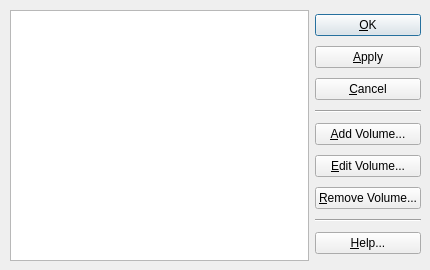
<ui version="4.0" >
 <class>VolumeList</class>
 <widget class="QWidget" name="VolumeList" >
  <property name="geometry" >
   <rect>
    <x>0</x>
    <y>0</y>
    <width>430</width>
    <height>270</height>
   </rect>
  </property>
  <property name="windowTitle" >
   <string>Volumes</string>
  </property>
  <widget class="QWidget" name="horizontalLayout" >
   <property name="geometry" >
    <rect>
     <x>10</x>
     <y>10</y>
     <width>411</width>
     <height>251</height>
    </rect>
   </property>
   <layout class="QHBoxLayout" >
    <property name="margin" >
     <number>0</number>
    </property>
    <property name="spacing" >
     <number>6</number>
    </property>
    <item>
     <widget class="QListWidget" name="mVolumeList" />
    </item>
    <item>
     <layout class="QVBoxLayout" >
      <property name="margin" >
       <number>0</number>
      </property>
      <property name="spacing" >
       <number>6</number>
      </property>
      <item>
       <widget class="QPushButton" name="mOKButton" >
        <property name="text" >
         <string>&amp;OK</string>
        </property>
        <property name="default" >
         <bool>true</bool>
        </property>
       </widget>
      </item>
      <item>
       <widget class="QPushButton" name="mApplyButton" >
        <property name="text" >
         <string>&amp;Apply</string>
        </property>
       </widget>
      </item>
      <item>
       <widget class="QPushButton" name="mCancelButton" >
        <property name="text" >
         <string>&amp;Cancel</string>
        </property>
       </widget>
      </item>
      <item>
       <widget class="Line" name="line" >
        <property name="orientation" >
         <enum>Qt::Horizontal</enum>
        </property>
       </widget>
      </item>
      <item>
       <widget class="QPushButton" name="mAddButton" >
        <property name="text" >
         <string>&amp;Add Volume...</string>
        </property>
       </widget>
      </item>
      <item>
       <widget class="QPushButton" name="mEditButton" >
        <property name="text" >
         <string>&amp;Edit Volume...</string>
        </property>
       </widget>
      </item>
      <item>
       <widget class="QPushButton" name="mRemoveButton" >
        <property name="text" >
         <string>&amp;Remove Volume...</string>
        </property>
       </widget>
      </item>
      <item>
       <widget class="Line" name="line_2" >
        <property name="orientation" >
         <enum>Qt::Horizontal</enum>
        </property>
       </widget>
      </item>
      <item>
       <widget class="QPushButton" name="mHelpButton" >
        <property name="text" >
         <string>&amp;Help...</string>
        </property>
       </widget>
      </item>
     </layout>
    </item>
   </layout>
  </widget>
 </widget>
 <tabstops>
  <tabstop>mVolumeList</tabstop>
  <tabstop>mOKButton</tabstop>
  <tabstop>mApplyButton</tabstop>
  <tabstop>mCancelButton</tabstop>
  <tabstop>mAddButton</tabstop>
  <tabstop>mEditButton</tabstop>
  <tabstop>mRemoveButton</tabstop>
  <tabstop>mHelpButton</tabstop>
 </tabstops>
 <resources/>
 <connections/>
</ui>
